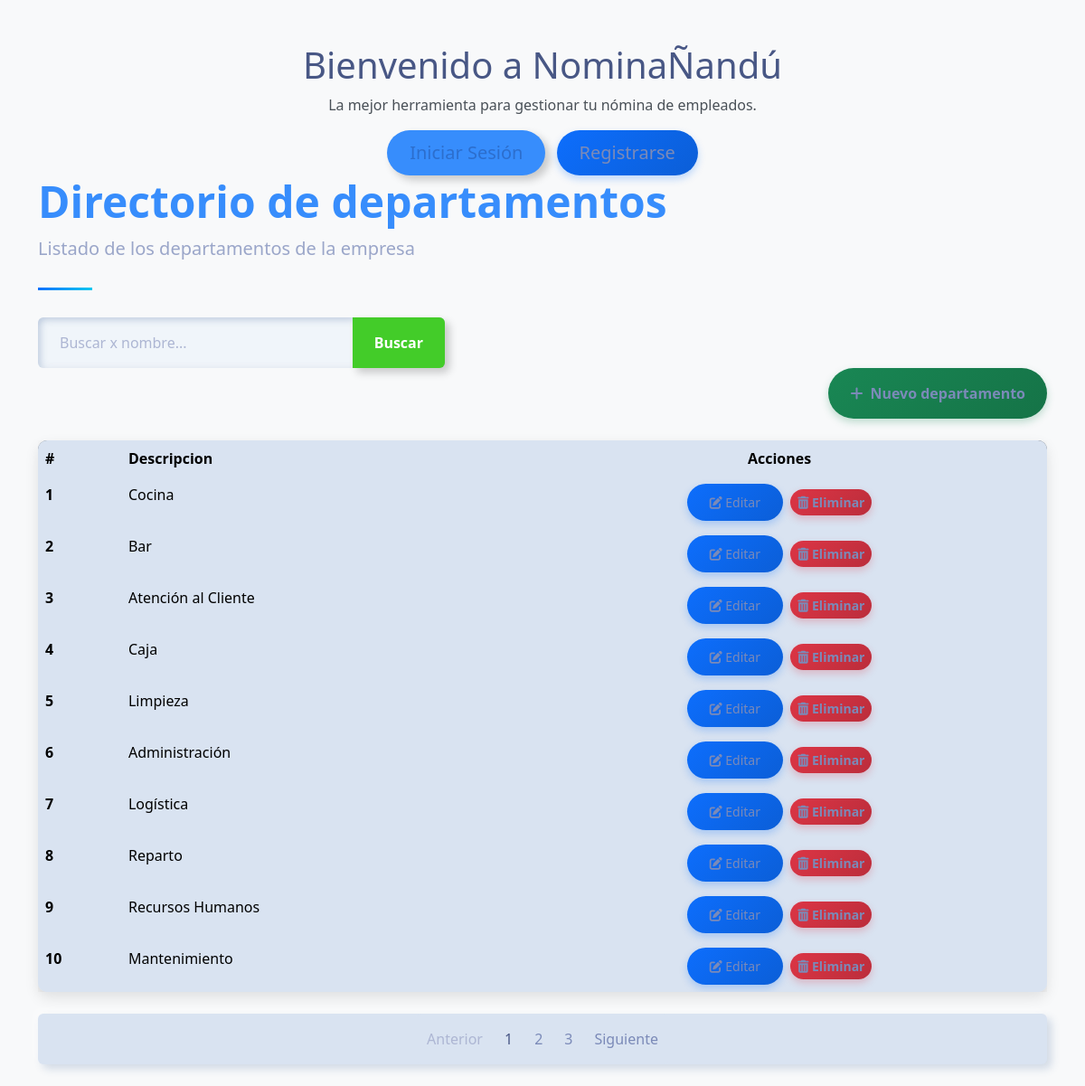
The page /clinic/departamento_list/ on the database its author committed.
### core/models.py (models this page shows, shortened)
class Departamento(models.Model):
    descripcion = models.CharField(max_length=100)

### core/views.py (the view)
# urls.py: path('departamento_list/',views.departamento_list, name='departamento_list'),
def departamento_list(request):
    Depart = Departamento.objects.all()
    print(request.method)
    print(request.GET)
    query= request.GET.get('q',None)
    print(query)
    if query: Depart = Departamento.objects.filter(descripcion__icontains=query)
    else: Depart = Departamento.objects.all()
    context = {'departamento_list': Depart, 'title': 'Listado de Departamentos'}
    return render(request, 'departamento/list.html', context)

### template/departamento/list.html (shortened to what this page needs)
{% extends "home.html" %}
{% block content %}
    <div class="container">
        <header class="page-header">
            <h1 class="display-5 fw-bold text-primary">
                Directorio de departamentos
            </h1>
            <p class="lead text-muted">Listado de los departamentos de la empresa</p>
        </header>
        <form action="" style="max-width: 450px;">
            <div class="input-group">
                <input type="text" class="form-control" placeholder="Buscar x nombre..." name="q" value="{{ request.GET.q }}">
                <button class="btn btn-outline-success" data-bs-toggle="tooltip" data-bs-title="Escriba parte del apellido y click en buscar">
                    Buscar
                </button>
            </div>
        </form>
        <div class="d-flex justify-content-end mb-4">
            <a class="btn btn-success"  href={% url 'core:departamento_crear' %}>
                <i class="fas fa-plus me-2"></i>Nuevo departamento
        </div>
        <div class="card mb-4">
            <div class="card-body p-0">
                <div class="table-responsive">
                    <table class="table table-hover mb-0">
                        <thead>
                            <tr>
                                <th scope="col">#</th>
                                <th scope="col">Descripcion</th>
                                <th scope="col" class="text-center">Acciones</th>
                            </tr>
                        </thead>
                        <tbody>
                           {% for Depart in departamento_list %}
                            <tr>
                                <th scope="row">{{Depart.id}}</th>
                                <td>{{Depart.descripcion}}</td>
                                <td class="text-center">
                                    <a href={% url 'core:departamento_update' Depart.id%} class="btn btn-sm btn-primary me-1">
                                        <i class="fas fa-edit"></i> Editar
                                    </a>
                                    <a  href={% url 'core:departamento_eliminar' Depart.id%} class="btn btn-sm btn-danger">
                                        <i class="fas fa-trash-alt"></i> Eliminar
                                    </a>
                                </td>
                            </tr>
                           {% endfor %}
                        </tbody>
                    </table>
                </div>
            </div>
        </div>
        <nav aria-label="Page navigation" class="mb-4">
            <ul class="pagination justify-content-center">
                <li class="page-item disabled">
                    <a class="page-link" href="#" tabindex="-1" aria-disabled="true">Anterior</a>
                </li>
                <li class="page-item active"><a class="page-link" href="#">1</a></li>
                <li class="page-item"><a class="page-link" href="#">2</a></li>
                <li class="page-item"><a class="page-link" href="#">3</a></li>
                <li class="page-item">
                    <a class="page-link" href="#">Siguiente</a>
                </li>
            </ul>
        </nav>
    </div>
{% endblock %}

### template/home.html (style rules this page uses)
:root { --primary-color: #2c6ecd; --secondary-color: #19b3b3; --accent-color: #f8f9fa; --dark-color: #212529; --text-color: #495057; }
body { font-family: 'Poppins', sans-serif; color: var(--text-color); overflow-x: hidden; }
.btn-primary { background-color: var(--primary-color); border-color: var(--primary-color); padding: 10px 25px; border-radius: 50px; font-weight: 500; transition: all 0.3s ease; }

### template/departamento/list.html (style rules this page uses)
body { background-color: #f8f9fa; font-family: 'Segoe UI', Tahoma, Geneva, Verdana, sans-serif; }
.card { border-radius: 10px; box-shadow: 0 6px 15px rgba(0,0,0,0.1); transition: transform 0.3s, box-shadow 0.3s; }
.btn-primary { background: linear-gradient(135deg, #0d6efd, #0b5ed7); border: none; box-shadow: 0 4px 8px rgba(13, 110, 253, 0.25); transition: all 0.3s; }
.btn-success { background: linear-gradient(135deg, #198754, #157347); border: none; box-shadow: 0 4px 8px rgba(25, 135, 84, 0.25); transition: all 0.3s; }
.btn-danger { background: linear-gradient(135deg, #dc3545, #bb2d3b); border: none; box-shadow: 0 4px 8px rgba(220, 53, 69, 0.25); transition: all 0.3s; }
.table { border-radius: 10px; overflow: hidden; box-shadow: 0 5px 15px rgba(0,0,0,0.08); }
.table thead { background: linear-gradient(135deg, #6c757d, #495057); color: white; }
.table tbody tr { transition: background-color 0.3s; }
.page-header { position: relative; margin-bottom: 30px; padding-bottom: 15px; }
.page-header:after { content: ''; position: absolute; bottom: 0; left: 0; width: 60px; height: 3px; background: linear-gradient(135deg, #0d6efd, #0dcaf0); }

### rows shown on the page
Departamento: id "1", descripcion "Cocina"
Departamento: id "2", descripcion "Bar"
Departamento: id "3", descripcion "Atención al Cliente"
Departamento: id "4", descripcion "Caja"
Departamento: id "5", descripcion "Limpieza"
Departamento: id "6", descripcion "Administración"
Departamento: id "7", descripcion "Logística"
Departamento: id "8", descripcion "Reparto"
Departamento: id "9", descripcion "Recursos Humanos"
Departamento: id "10", descripcion "Mantenimiento"
